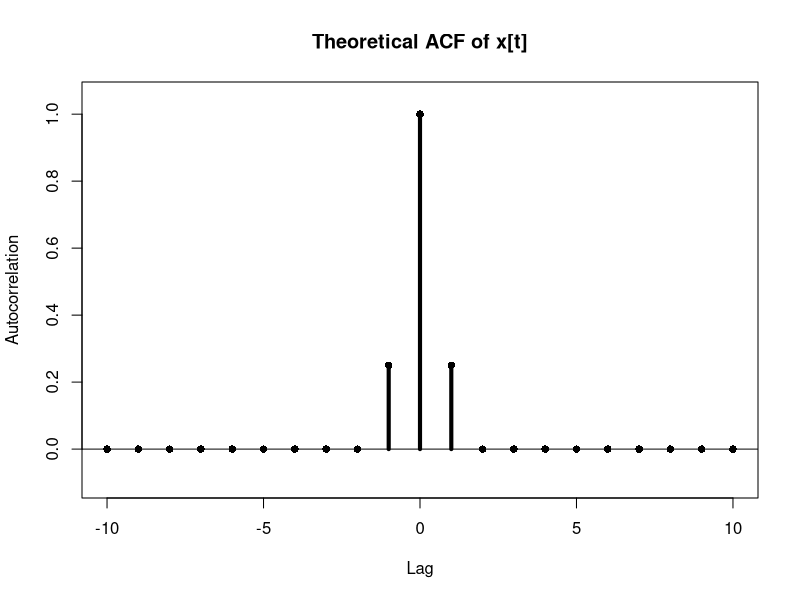
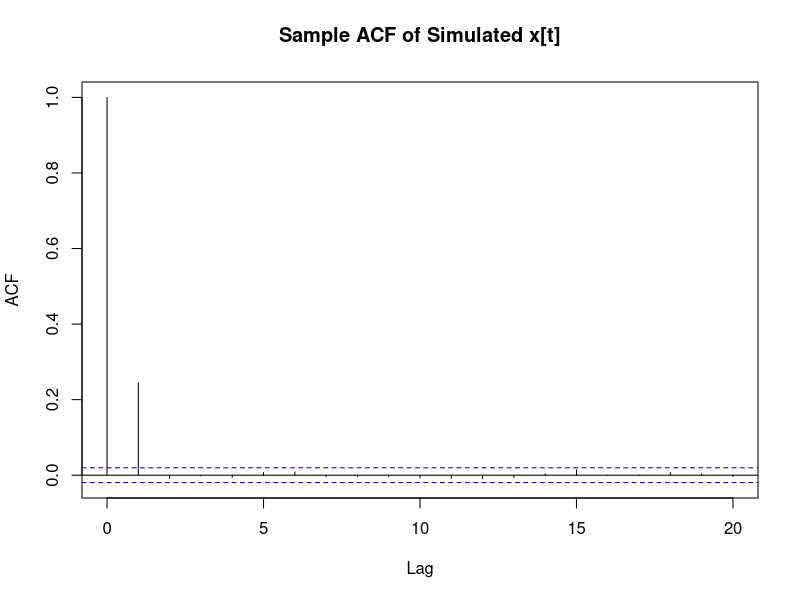

Write the R code that produced these figures, in order.
# Time Series Stationarity and ACF Exercises
# Author: Howard R. Silvey
#
# Purpose:
#   1. Derive the mean, covariance function, and ACF for
#        x_t = w_t^2 * w_{t-1}^2 - 4
#   2. Simulate the process under Gaussian white noise.
#   3. Compare the sample ACF with the theoretical ACF.
#
# Model:
#   w_t is Gaussian white noise with:
#     E(w_t) = 0
#     sd(w_t) = 2
#     Var(w_t) = 4
#     E(w_t^4) = 3 * Var(w_t)^2 = 48
#
# Theoretical results:
#   E(x_t)
#     = E(w_t^2)E(w_{t-1}^2) - 4
#     = 4 * 4 - 4
#     = 12
#
#   Var(x_t)
#     = E(w_t^4)E(w_{t-1}^4)
#       - [E(w_t^2)E(w_{t-1}^2)]^2
#     = 48^2 - 16^2
#     = 2048
#
#   Cov(x_t, x_{t-1})
#     = E(w_t^2)E(w_{t-1}^4)E(w_{t-2}^2) - 16^2
#     = 4 * 48 * 4 - 256
#     = 512
#
#   Cov(x_t, x_{t-h}) = 0 for |h| > 1.
#
#   Therefore:
#     rho(0) = 1
#     rho(+/-1) = 512/2048 = 1/4
#     rho(h) = 0 for |h| > 1

output_dir <- file.path("outputs", "acf-plots")
dir.create(output_dir, recursive = TRUE, showWarnings = FALSE)

innovation_sd <- 2
innovation_variance <- innovation_sd^2
second_moment <- innovation_variance
fourth_moment <- 3 * innovation_variance^2

process_mean <- second_moment^2 - 4
process_variance <- fourth_moment^2 - second_moment^4
lag_one_covariance <- (
  second_moment * fourth_moment * second_moment
  - second_moment^4
)
lag_one_acf <- lag_one_covariance / process_variance

cat("\n\n--------------------------------------------\n")
cat("Theoretical results for Gaussian white noise\n")
cat("--------------------------------------------\n")
cat("E(x_t):", process_mean, "\n")
cat("Var(x_t):", process_variance, "\n")
cat("Cov(x_t, x_{t-1}):", lag_one_covariance, "\n")
cat("rho(1) = rho(-1):", lag_one_acf, "\n")
cat("rho(h) for |h| > 1: 0\n\n")

lags <- -10:10
theoretical_acf <- ifelse(
  lags == 0,
  1,
  ifelse(abs(lags) == 1, lag_one_acf, 0)
)

theoretical_table <- data.frame(
  lag = lags,
  acf = theoretical_acf
)

write.csv(
  theoretical_table,
  file.path(output_dir, "theoretical-acf.csv"),
  row.names = FALSE
)

png(
  filename = file.path(output_dir, "theoretical-acf.png"),
  width = 1400,
  height = 900,
  res = 150
)

plot(
  theoretical_table$lag,
  theoretical_table$acf,
  type = "h",
  lwd = 4,
  xlab = "Lag",
  ylab = "Autocorrelation",
  main = "Theoretical ACF of x[t]",
  ylim = c(-0.1, 1.05)
)
abline(h = 0)
points(theoretical_table$lag, theoretical_table$acf, pch = 16)
dev.off()

set.seed(2026)

n <- 10000
w <- rnorm(n = n + 1, mean = 0, sd = innovation_sd)
x <- w[2:(n + 1)]^2 * w[1:n]^2 - 4

simulation_summary <- data.frame(
  statistic = c(
    "sample_mean",
    "sample_variance",
    "sample_lag_1_covariance",
    "sample_lag_1_acf"
  ),
  estimate = c(
    mean(x),
    var(x),
    cov(x[-1], x[-length(x)]),
    cor(x[-1], x[-length(x)])
  ),
  theoretical = c(
    process_mean,
    process_variance,
    lag_one_covariance,
    lag_one_acf
  )
)

write.csv(
  simulation_summary,
  file.path(output_dir, "simulation-summary.csv"),
  row.names = FALSE
)

png(
  filename = file.path(output_dir, "simulated-process-acf.png"),
  width = 1400,
  height = 900,
  res = 150
)

acf(
  x,
  lag.max = 20,
  main = "Sample ACF of Simulated x[t]"
)
dev.off()

print(simulation_summary)


# ---------------------------------------------------------------------------
# Interpretation and bridge to the applied SARIMA analysis
# ---------------------------------------------------------------------------
#
# What this exercise demonstrates
#
# 1. Weak stationarity
#    The process has a constant mean and variance over time, and its covariance
#    depends only on lag rather than calendar time. This is the central
#    structural condition used by many classical time-series methods.
#
# 2. Dependence across time
#    Although the innovations w_t are independent, x_t and x_{t-1} share the
#    term w_{t-1}^2. That shared innovation creates non-zero dependence at lag
#    one. Once observations are separated by more than one lag, they no longer
#    share innovations and their covariance is zero.
#
# 3. Covariance function
#    The covariance function measures the magnitude and direction of linear
#    dependence between observations separated by each lag. Here, dependence
#    is concentrated entirely at lag one.
#
# 4. Autocorrelation function
#    The ACF standardizes covariance by the process variance. The theoretical
#    ACF therefore has:
#
#      rho(0) = 1
#      rho(+/-1) = 0.25
#      rho(h) = 0 for |h| > 1
#
#    This compact pattern is a theoretical example of how an ACF reveals the
#    memory structure of a time series.
#
# 5. Theoretical versus sample behaviour
#    The simulated ACF will not exactly equal the theoretical ACF because a
#    finite sample contains sampling variation. As the simulation size grows,
#    the sample mean, variance, covariance, and ACF should move closer to their
#    theoretical values.
#
# How this prepares the reader for the unemployment analysis
#
# The next script applies the same ideas to observed economic data:
#
# - The unemployment series is first plotted to identify trend, seasonality,
#   changing level, and possible instability.
# - The ACF and PACF are inspected to identify persistence and candidate
#   autoregressive or moving-average behaviour.
# - First differencing removes persistent changes in level.
# - Seasonal differencing at lag 12 removes recurring annual patterns.
# - A SARIMA model then represents the remaining short-run and seasonal
#   dependence.
#
# In the theoretical exercise, the covariance structure is known exactly from
# the process definition. In the unemployment exercise, the dependence
# structure is unknown and must be inferred from the observed series using
# plots, differencing, ACF/PACF diagnostics, model fitting, and residual checks.
#
# Key tools carried into Script 02
#
# - Mean and variance: describe the level and dispersion of a process.
# - Covariance: measures dependence between observations at different lags.
# - ACF: summarizes correlation by lag and helps identify persistence,
#   seasonality, and moving-average structure.
# - PACF: isolates direct correlation at each lag after controlling for shorter
#   lags and helps identify autoregressive structure.
# - Differencing: transforms a non-stationary series toward stationarity.
# - Seasonal differencing: removes recurring patterns separated by a fixed
#   seasonal period.
# - SARIMA: combines autoregressive, differencing, moving-average, and seasonal
#   terms in one forecasting model.
# - Residual diagnostics: test whether the fitted model has removed systematic
#   dependence, leaving approximately white-noise errors.
#
# Final takeaway
#
# This exercise shows why stationarity and lag dependence must be understood
# before forecasting. Script 02 extends those concepts from a process with a
# known mathematical structure to a real economic series whose structure must
# be diagnosed and estimated.
